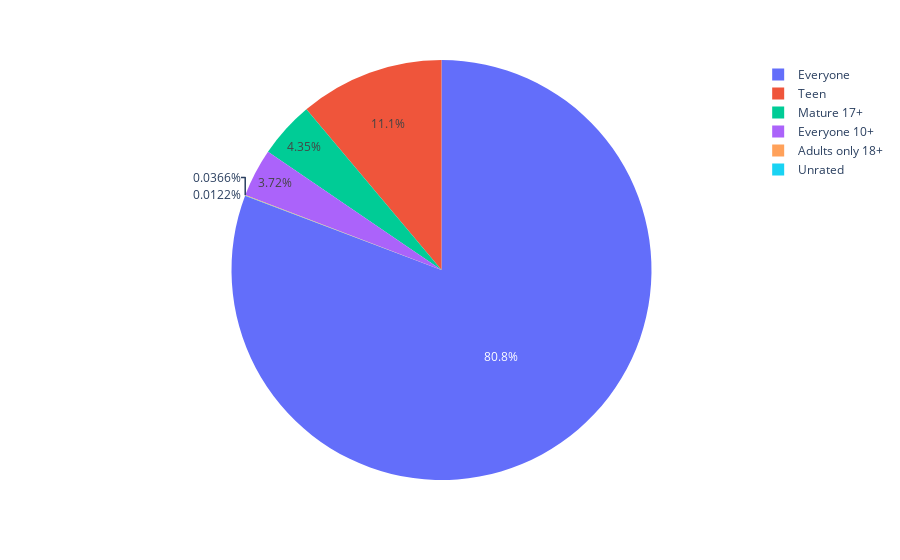

Write notebook code for a chart like this one.
### Code cell
fig = px.pie(names=ratings.index, values=ratings.values)
fig.show()

### Figure 1 — Plotly figure (JSON) as saved in the notebook; plotly's stock layout.template omitted (floating-point values rounded to 4 significant figures)
{"data": [{"domain": {"x": [0, 1], "y": [0, 1]}, "hovertemplate": "label=%{label}<br>value=%{value}<extra></extra>", "labels": ["Everyone", "Teen", "Mature 17+", "Everyone 10+", "Adults only 18+", "Unrated"], "legendgroup": "", "name": "", "showlegend": true, "type": "pie", "values": [6621, 912, 357, 305, 3, 1]}], "layout": {"legend": {"tracegroupgap": 0}, "margin": {"t": 60}}}
